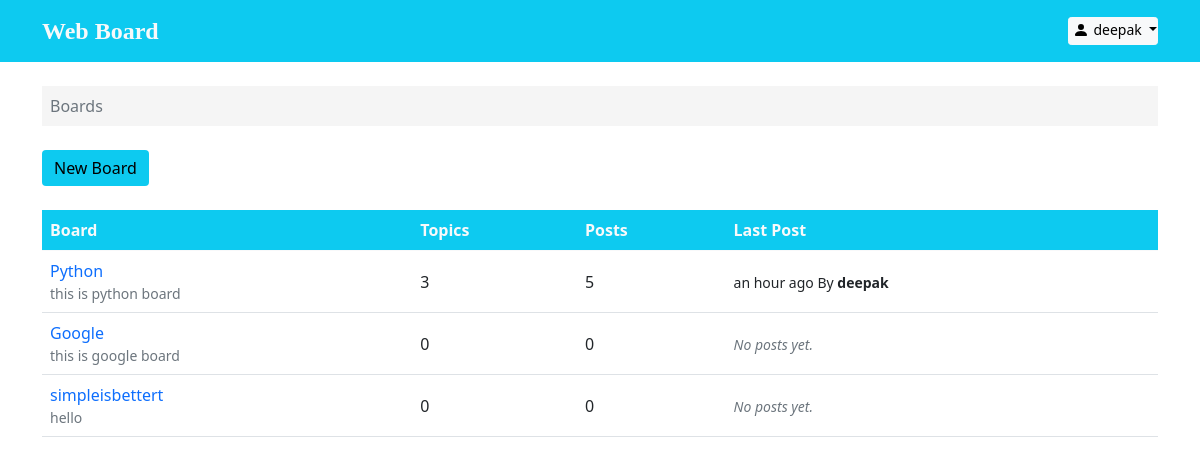
Screenshot of / (signed in) with the database file from the repository.
### boards/models.py (models this page shows, shortened)
class Board(models.Model):
    name = models.CharField(max_length=15, unique=True)
    description = models.CharField(max_length=200)
    def get_posts_count(self):
        return Post.objects.filter(topic__board=self).count()
    def get_last_post(self):
        return Post.objects.filter(topic__board=self).order_by('-created_at').first()

class Post(models.Model):
    message = models.TextField(max_length=250)
    topic = models.ForeignKey(Topic, on_delete=models.CASCADE, related_name='post_topic')
    created_at = models.DateTimeField(auto_now_add=True)
    updated_at = models.DateTimeField(null=True)
    created_by = models.ForeignKey(User, on_delete= models.CASCADE, related_name='post')
    updated_by = models.ForeignKey(User, on_delete= models.CASCADE,null=True, related_name='+' )

### boards/views.py (the view)
# urls.py: url(r'^$', views.home, name='home'),
def home(request):
    board_list = Board.objects.all()
    board_form = BoardForm()
    ctx = {'boards':board_list, 'board_form':board_form, 'login_form':loginform, 'signup_form': signupform}
    return render(request, 'home.html',ctx)

### templates/home.html (shortened to what this page needs)
{% extends 'base.html' %}
{% load humanize %}
{% block content %}
<div class="container">
  <ol class="breadcrumb my-4 p-2" style="background-color: whitesmoke;">
    <li class="breadcrumb-item active">Boards</li>
  </ol>
  {% if user.is_authenticated %}
  <button type="button" class="btn btn-info border-0" data-bs-toggle="modal" data-bs-target="#newboard" >New Board</button>
  {% else %}
  <button type="button"  data-bs-toggle="modal" data-bs-target="#login"  class="btn btn-info mb-3 ml-4 border-0">New Board</button>
  {% endif %}
{% if boards %}
<table class="table mt-4">
  <thead class="thead-inverse bg-info text-light">
    <tr>
      <th>Board</th>
      <th>Topics</th>
      <th>Posts</th>
      <th>Last Post</th>
    </tr>
  </thead>
  <tbody>
    {% for board in boards %}
    <tr>
      <td>
        <a
          class="text-decoration-none"
          href="{% url 'boards:topic-list' board.name %}">
          {{ board.name }}
        </a>
        <small class="text-muted d-block"
          >{{ board.description | truncatechars:30 }}</small>
      </td>
      <td class="align-middle">{{ board.topics.count }}</td>
      <td class="align-middle">{{ board.get_posts_count }}</td>
      <td class="align-middle">
        {% with post=board.get_last_post %}
  {% if post %}
    <small>
      {{ post.created_at|naturaltime }}  By <strong>{{ post.created_by.username }}</strong>
    </small>
  {% else %}
    <small class="text-muted">
      <em>No posts yet.</em>
    </small>
  {% endif %}
{% endwith %}
      </td>
    </tr>
    {% endfor %}
  </tbody>
</table>
{% else %}
<large class="mt-4" style="display: flex; justify-content: center; align-items: center;">
  <em >No Boards Available.</em>
</large>
{% endif %}
</div>
{% endblock %}

### templates/header.html (shortened to what this page needs)
<nav class="navbar navbar-light bg-info text-light p-2">
    <div class="container">
      <a class="navbar-brand text-light" href="{% url 'boards:home'%}" style="font-family: papyrus;  font-weight: bolder; font-size: 1.5rem;">Web Board</a>
    <div>
    {% if  user.is_authenticated %}
    <div class="btn-group">
      <button class="btn btn-light btn-sm dropdown-toggle p-0" type="button" id="dropdownMenuClickableOutside" data-bs-toggle="dropdown" data-bs-auto-close="inside" aria-expanded="false">
        <svg xmlns="http://www.w3.org/2000/svg" width="16" height="18" fill="currentColor" class="bi bi-person-fill mb-2 mx-1" viewBox="0 0 16 10">
          <path d="M3 14s-1 0-1-1 1-4 6-4 6 3 6 4-1 1-1 1H3zm5-6a3 3 0 1 0 0-6 3 3 0 0 0 0 6z"/>
        </svg>{{ request.user }}
      </button>
    </div>
      {% else%}
      <btn class="btn bg-secondary btn-sm px-3 mx-2 text-decoration-none text-light" data-bs-toggle="modal"
      data-bs-target="#login">Log In</btn>
     <btn class="btn bg-primary btn-sm px-3 text-decoration-none text-light" data-bs-toggle="modal"
      data-bs-target="#signup">Sign Up</btn>
    {% endif%}
      </div>
    </div>
  </nav>

### rows the page displays
Board: name "Python", description "this is python board", topics.count "3", get_posts_count "5", get_last_post.created_at "an hour ago", get_last_post.created_by.username "deepak"
Board: name "Google", description "this is google board", topics.count "0", get_posts_count "0", shows "No posts yet."
Board: name "simpleisbettert", description "hello", topics.count "0", get_posts_count "0", shows "No posts yet."

### other values shown
{{ request.user }} "deepak"
